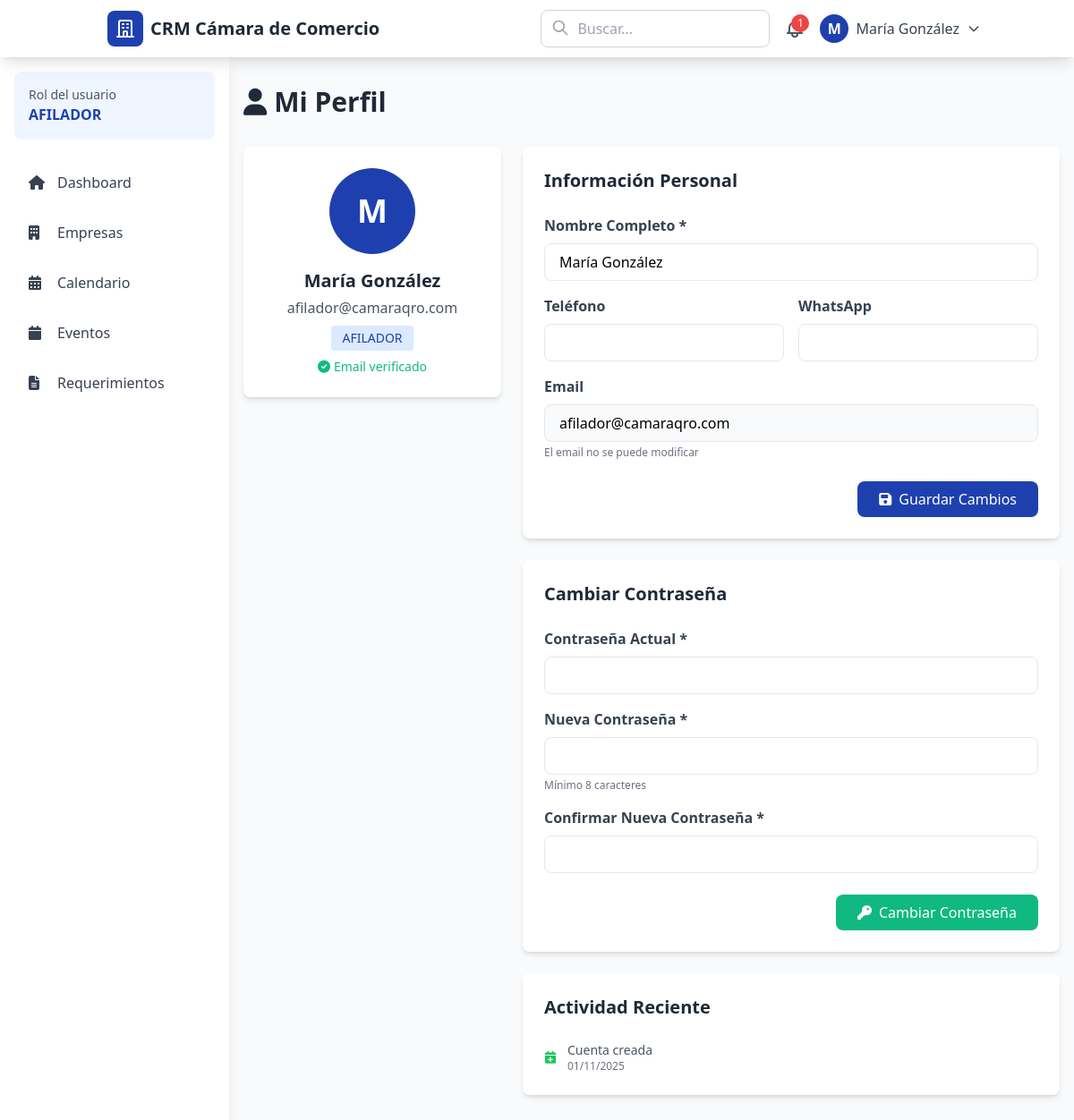
Screenshot of /perfil.php (signed in) with the database file from the repository.
### tables this page shows
CREATE TABLE IF NOT EXISTS usuarios (
    id INT AUTO_INCREMENT PRIMARY KEY,
    nombre VARCHAR(150) NOT NULL,
    email VARCHAR(100) UNIQUE NOT NULL,
    password VARCHAR(255) NOT NULL,
    rol ENUM('PRESIDENCIA', 'DIRECCION', 'CONSEJERO', 'AFILADOR', 'CAPTURISTA', 'ENTIDAD_COMERCIAL', 'EMPRESA_TRACTORA') NOT NULL,
    empresa_id INT,
    telefono VARCHAR(20),
    whatsapp VARCHAR(20),
    avatar VARCHAR(255),
    activo TINYINT(1) DEFAULT 1,
    email_verificado TINYINT(1) DEFAULT 0,
    codigo_verificacion VARCHAR(100),
    fecha_verificacion DATETIME,
    ultimo_acceso DATETIME,
    intentos_login INT DEFAULT 0,
    bloqueado_hasta DATETIME,
    created_at TIMESTAMP DEFAULT CURRENT_TIMESTAMP,
    updated_at TIMESTAMP DEFAULT CURRENT_TIMESTAMP ON UPDATE CURRENT_TIMESTAMP,
    FOREIGN KEY (empresa_id) REFERENCES empresas(id) ON DELETE CASCADE,
    INDEX idx_email (email),
    INDEX idx_rol (rol)
);

### app/helpers/functions.php (called while the page is built, shortened)
<?php
function isLoggedIn() {
    return isset($_SESSION['user_id']) && !empty($_SESSION['user_id']);
}
function getCurrentUser() {
    if (isLoggedIn()) {
        return [
            'id' => $_SESSION['user_id'] ?? null,
            'nombre' => $_SESSION['user_nombre'] ?? '',
            'email' => $_SESSION['user_email'] ?? '',
            'rol' => $_SESSION['user_rol'] ?? '',
            'empresa_id' => $_SESSION['empresa_id'] ?? null
        ];
    }
    return null;
}
function hasPermission($requiredRole) {
    $roles = [
        'PRESIDENCIA' => 7,
        'DIRECCION' => 6,
        'CONSEJERO' => 5,
        'AFILADOR' => 4,
        'CAPTURISTA' => 3,
        'ENTIDAD_COMERCIAL' => 2,
        'EMPRESA_TRACTORA' => 1
    ];
    $userRole = $_SESSION['user_rol'] ?? '';
    $userLevel = $roles[$userRole] ?? 0;
    $requiredLevel = $roles[$requiredRole] ?? 0;
    return $userLevel >= $requiredLevel;
}
function formatDate($date, $format = 'd/m/Y') {
    $dateTime = new DateTime($date);
    return $dateTime->format($format);
}
function e($string) {
    if ($string === null) {
        return '';
    }
    return htmlspecialchars((string)$string, ENT_QUOTES, 'UTF-8');
}

### perfil.php (the view, shortened to what this page needs)
<?php
$user = getCurrentUser();
$db = Database::getInstance()->getConnection();
try {
    $stmt = $db->prepare("SELECT * FROM usuarios WHERE id = ?");
    $stmt->execute([$user['id']]);
    $userData = $stmt->fetch();
} catch (Exception $e) {
    $error = 'Error al cargar los datos: ' . $e->getMessage();
}
include __DIR__ . '/app/views/layouts/header.php';
?>
<div class="container mx-auto px-4 py-8">
    <h1 class="text-3xl font-bold text-gray-800 mb-8">
        <i class="fas fa-user mr-2"></i>Mi Perfil
    </h1>
    <div class="grid grid-cols-1 lg:grid-cols-3 gap-6">
        <div class="space-y-6">
            <div class="bg-white rounded-lg shadow-md p-6 text-center">
                <div class="w-24 h-24 bg-blue-600 text-white rounded-full flex items-center justify-center text-4xl font-bold mx-auto mb-4">
                    <?php echo strtoupper(substr($userData['nombre'] ?: 'U', 0, 1)); ?>
                </div>
                <h2 class="text-xl font-bold text-gray-800 mb-1"><?php echo e($userData['nombre']); ?></h2>
                <p class="text-gray-600"><?php echo e($userData['email']); ?></p>
                <p class="mt-2">
                    <span class="inline-block px-3 py-1 bg-blue-100 text-blue-800 rounded text-sm">
                        <?php echo e($userData['rol']); ?>
                    </span>
                </p>
                <?php if ($userData['email_verificado']): ?>
                <p class="mt-2 text-sm text-green-600">
                    <i class="fas fa-check-circle mr-1"></i>Email verificado
                </p>
                <?php endif; ?>
            </div>
        </div>
        <div class="lg:col-span-2 space-y-6">
            <div class="bg-white rounded-lg shadow-md p-6">
                <h2 class="text-xl font-bold text-gray-800 mb-6">Información Personal</h2>
                <form method="POST">
                    <div class="space-y-4">
                        <div>
                            <label class="block text-gray-700 font-semibold mb-2">Nombre Completo *</label>
                            <input type="text" name="nombre" required
                                   value="<?php echo e($userData['nombre']); ?>"
                                   class="w-full px-4 py-2 border rounded-lg focus:ring-2 focus:ring-blue-500">
                        </div>
                        <div class="grid grid-cols-2 gap-4">
                            <div>
                                <label class="block text-gray-700 font-semibold mb-2">Teléfono</label>
                                <input type="text" name="telefono"
                                       value="<?php echo e($userData['telefono']); ?>"
                                       class="w-full px-4 py-2 border rounded-lg focus:ring-2 focus:ring-blue-500">
                            </div>
                            <div>
                                <label class="block text-gray-700 font-semibold mb-2">WhatsApp</label>
                                <input type="text" name="whatsapp"
                                       value="<?php echo e($userData['whatsapp']); ?>"
                                       class="w-full px-4 py-2 border rounded-lg focus:ring-2 focus:ring-blue-500">
                            </div>
                        </div>
                        <div>
                            <label class="block text-gray-700 font-semibold mb-2">Email</label>
                            <input type="email"
                                   value="<?php echo e($userData['email']); ?>"
                                   class="w-full px-4 py-2 border rounded-lg bg-gray-50"
                                   readonly>
                            <p class="text-xs text-gray-500 mt-1">El email no se puede modificar</p>
                        </div>
                    </div>
                    <div class="flex justify-end mt-6">
                        <button type="submit" class="px-6 py-2 bg-blue-600 text-white rounded-lg hover:bg-blue-700 transition">
                            <i class="fas fa-save mr-2"></i>Guardar Cambios
                        </button>
                    </div>
                </form>
            </div>
            <div class="bg-white rounded-lg shadow-md p-6">
                <h2 class="text-xl font-bold text-gray-800 mb-6">Cambiar Contraseña</h2>
                <form method="POST">
                    <div class="space-y-4">
                        <div>
                            <label class="block text-gray-700 font-semibold mb-2">Contraseña Actual *</label>
                            <input type="password" name="password_actual" required
                                   class="w-full px-4 py-2 border rounded-lg focus:ring-2 focus:ring-blue-500">
                        </div>
                        <div>
                            <label class="block text-gray-700 font-semibold mb-2">Nueva Contraseña *</label>
                            <input type="password" name="password_nuevo" required minlength="8"
                                   class="w-full px-4 py-2 border rounded-lg focus:ring-2 focus:ring-blue-500">
                            <p class="text-xs text-gray-500 mt-1">Mínimo 8 caracteres</p>
                        </div>
                        <div>
                            <label class="block text-gray-700 font-semibold mb-2">Confirmar Nueva Contraseña *</label>
                            <input type="password" name="password_confirmar" required minlength="8"
                                   class="w-full px-4 py-2 border rounded-lg focus:ring-2 focus:ring-blue-500">
                        </div>
                    </div>
                    <div class="flex justify-end mt-6">
                        <button type="submit" class="px-6 py-2 bg-green-600 text-white rounded-lg hover:bg-green-700 transition">
                            <i class="fas fa-key mr-2"></i>Cambiar Contraseña
                        </button>
                    </div>
                </form>
            </div>
            <div class="bg-white rounded-lg shadow-md p-6">
                <h2 class="text-xl font-bold text-gray-800 mb-6">Actividad Reciente</h2>
                <div class="space-y-3">
                    <div class="flex items-center text-sm text-gray-600">
                        <i class="fas fa-calendar-plus mr-3 text-green-500"></i>
                        <div>
                            <p>Cuenta creada</p>
                            <p class="text-xs text-gray-500"><?php echo formatDate($userData['created_at'], 'd/m/Y'); ?></p>
                        </div>
                    </div>
                </div>
            </div>
        </div>
    </div>
</div>
<?php include __DIR__ . '/app/views/layouts/footer.php'; ?>

### app/views/layouts/header.php (shortened to what this page needs)
<?php
$user = getCurrentUser();
?>
<!DOCTYPE html>
<html lang="es">
<head>
    <script src="https://cdn.tailwindcss.com"></script>
    <link rel="stylesheet" href="https://cdnjs.cloudflare.com/ajax/libs/font-awesome/6.4.0/css/all.min.css">
    <?php
    try {
        $db = Database::getInstance()->getConnection();
    } catch (Exception $e) {
        $color_primario = '#1E40AF';
        $color_secundario = '#10B981';
    }
    $notificaciones_count = 0;
    try {
        $stmt = $db->prepare("SELECT COUNT(*) as total FROM notificaciones WHERE usuario_id = ? AND leida = 0");
        $stmt->execute([$user['id']]);
        $result = $stmt->fetch();
        $notificaciones_count = $result['total'] ?? 0;
    } catch (Exception $e) {
        $notificaciones_count = 0;
    }
    ?>
</head>
<body class="bg-gray-50">
    <nav class="bg-white shadow-lg fixed w-full top-0 z-50">
        <div class="container mx-auto px-4">
            <div class="flex justify-between items-center h-16">
                <div class="flex items-center space-x-4">
                    <a href="<?php echo BASE_URL; ?>/dashboard.php" class="flex items-center space-x-2">
                        <div class="bg-blue-600 text-white rounded-lg p-2">
                            <svg class="w-6 h-6" fill="none" stroke="currentColor" viewBox="0 0 24 24">
                                <path stroke-linecap="round" stroke-linejoin="round" stroke-width="2" d="M19 21V5a2 2 0 00-2-2H7a2 2 0 00-2 2v16m14 0h2m-2 0h-5m-9 0H3m2 0h5M9 7h1m-1 4h1m4-4h1m-1 4h1m-5 10v-5a1 1 0 011-1h2a1 1 0 011 1v5m-4 0h4"></path>
                            </svg>
                        </div>
                        <span class="font-bold text-xl text-gray-800 hidden md:block"><?php echo APP_NAME; ?></span>
                    </a>
                </div>
                <div class="flex items-center space-x-4">
                    <div class="hidden md:block">
                        <form action="<?php echo BASE_URL; ?>/buscar.php" method="GET" class="relative">
                            <input
                                type="text"
                                name="q"
                                placeholder="Buscar..."
                                class="pl-10 pr-4 py-2 border border-gray-300 rounded-lg focus:outline-none focus:ring-2 focus:ring-blue-500 w-64"
                            >
                            <svg class="w-5 h-5 text-gray-400 absolute left-3 top-2.5" fill="none" stroke="currentColor" viewBox="0 0 24 24">
                                <path stroke-linecap="round" stroke-linejoin="round" stroke-width="2" d="M21 21l-6-6m2-5a7 7 0 11-14 0 7 7 0 0114 0z"></path>
                            </svg>
                        </form>
                    </div>
                    <a href="<?php echo BASE_URL; ?>/notificaciones.php" class="relative text-gray-600 hover:text-gray-800">
                        <?php if ($notificaciones_count > 0): ?>
                        <span class="absolute -top-1 -right-1 bg-red-500 text-white text-xs rounded-full w-5 h-5 flex items-center justify-center">
                            <?php echo $notificaciones_count > 99 ? '99+' : $notificaciones_count; ?>
                        </span>
                        <?php endif; ?>
                    </a>
                    <div class="relative dropdown">
                        <button id="userMenuButton" class="flex items-center space-x-2 text-gray-700 hover:text-gray-900">
                            <div class="bg-blue-600 text-white rounded-full w-8 h-8 flex items-center justify-center font-semibold">
                                <?php echo strtoupper(substr($user['nombre'] ?: 'U', 0, 1)); ?>
                            </div>
                            <span class="hidden md:block"><?php echo e($user['nombre'] ?: 'Usuario'); ?></span>
                            <svg class="w-4 h-4" fill="none" stroke="currentColor" viewBox="0 0 24 24">
                                <path stroke-linecap="round" stroke-linejoin="round" stroke-width="2" d="M19 9l-7 7-7-7"></path>
                            </svg>
                        </button>
                    </div>
                </div>
            </div>
        </div>
    </nav>
    <div class="flex pt-16">
        <aside id="sidebar" class="sidebar fixed lg:static w-64 h-screen bg-white shadow-lg overflow-y-auto z-40 hidden lg:block">
            <div class="p-4">
                <div class="mb-6 p-4 bg-blue-50 rounded-lg">
                    <p class="text-sm text-gray-600">Rol del usuario</p>
                    <p class="font-semibold text-blue-600"><?php echo e($user['rol']); ?></p>
                </div>
                <nav class="space-y-2">
                    <a href="<?php echo BASE_URL; ?>/dashboard.php" class="flex items-center space-x-3 px-4 py-3 text-gray-700 hover:bg-blue-50 hover:text-blue-600 rounded-lg transition">
                        <i class="fas fa-home w-5"></i>
                        <span>Dashboard</span>
                    </a>
                    <?php if (hasPermission('CAPTURISTA')): ?>
                    <a href="<?php echo BASE_URL; ?>/empresas.php" class="flex items-center space-x-3 px-4 py-3 text-gray-700 hover:bg-blue-50 hover:text-blue-600 rounded-lg transition">
                        <i class="fas fa-building w-5"></i>
                        <span>Empresas</span>
                    </a>
                    <?php endif; ?>
                    <a href="<?php echo BASE_URL; ?>/calendario.php" class="flex items-center space-x-3 px-4 py-3 text-gray-700 hover:bg-blue-50 hover:text-blue-600 rounded-lg transition">
                        <i class="fas fa-calendar-alt w-5"></i>
                        <span>Calendario</span>
                    </a>
                    <a href="<?php echo BASE_URL; ?>/eventos.php" class="flex items-center space-x-3 px-4 py-3 text-gray-700 hover:bg-blue-50 hover:text-blue-600 rounded-lg transition">
                        <i class="fas fa-calendar w-5"></i>
                        <span>Eventos</span>
                    </a>
                    <a href="<?php echo BASE_URL; ?>/requerimientos.php" class="flex items-center space-x-3 px-4 py-3 text-gray-700 hover:bg-blue-50 hover:text-blue-600 rounded-lg transition">
                        <i class="fas fa-file-alt w-5"></i>
                        <span>Requerimientos</span>
                    </a>
                </nav>
            </div>
        </aside>
        <main class="flex-1 min-h-screen lg:ml-0">

### rows the page displays
usuarios: nombre "M", nombre "María González", rol "AFILADOR", email "afilador@camaraqro.com", created_at "01/11/2025"

### other values shown
APP_NAME "CRM Cámara de Comercio"
$notificaciones_count "1"
